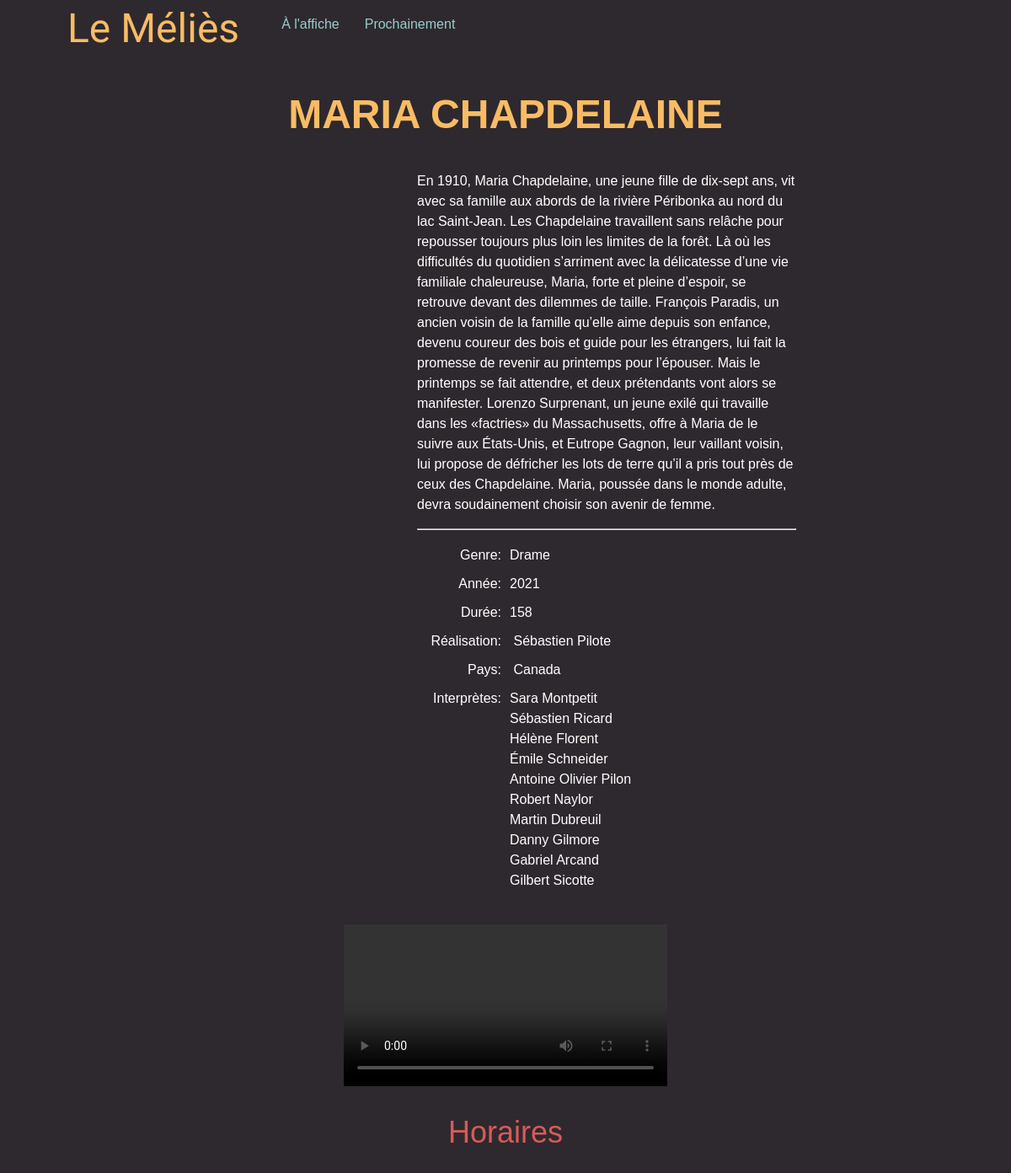
The app's page /film.php?film_id=1 with its own data.
### tables this page shows
CREATE TABLE `film` (
  `film_id` int(10) UNSIGNED NOT NULL,
  `film_titre` varchar(255) NOT NULL,
  `film_duree` smallint(5) UNSIGNED NOT NULL,
  `film_annee_sortie` smallint(5) UNSIGNED NOT NULL,
  `film_resume` text NOT NULL,
  `film_affiche` varchar(255) NOT NULL,
  `film_bande_annonce` varchar(255) NOT NULL DEFAULT '',
  `film_statut` tinyint(3) UNSIGNED NOT NULL DEFAULT 0,
  `film_genre_id` tinyint(3) UNSIGNED NOT NULL
);

CREATE TABLE `genre` (
  `genre_id` tinyint(3) UNSIGNED NOT NULL,
  `genre_nom` varchar(255) NOT NULL
);

CREATE TABLE `film_realisateur` (
  `f_r_film_id` int(10) UNSIGNED NOT NULL,
  `f_r_realisateur_id` int(10) UNSIGNED NOT NULL
);

CREATE TABLE `realisateur` (
  `realisateur_id` int(10) UNSIGNED NOT NULL,
  `realisateur_nom` varchar(255) NOT NULL,
  `realisateur_prenom` varchar(255) DEFAULT ''
);

CREATE TABLE `film_pays` (
  `f_p_film_id` int(10) UNSIGNED NOT NULL,
  `f_p_pays_id` int(10) UNSIGNED NOT NULL
);

CREATE TABLE `pays` (
  `pays_id` int(10) UNSIGNED NOT NULL,
  `pays_nom` varchar(255) NOT NULL
);

CREATE TABLE `film_acteur` (
  `f_a_film_id` int(10) UNSIGNED NOT NULL,
  `f_a_acteur_id` int(10) UNSIGNED NOT NULL,
  `f_a_priorite` tinyint(3) UNSIGNED NOT NULL DEFAULT 99
);

CREATE TABLE `acteur` (
  `acteur_id` int(10) UNSIGNED NOT NULL,
  `acteur_nom` varchar(255) NOT NULL,
  `acteur_prenom` varchar(255) NOT NULL
);

### lib/RequetesSQL.class.php (called while the page is built, shortened)
<?php
class RequetesSQL extends RequetesPDO {
  public function getFilm($film_id)
  {
    $this->sql = "
      SELECT f.*, g.*
      FROM film f
      JOIN genre g ON f.film_genre_id = g.genre_id
      JOIN film_pays fp ON fp.f_p_film_id = f.film_id
      JOIN pays p ON p.pays_id = fp.f_p_pays_id
        WHERE f.film_id = :film_id
    ";
    $this->params = ['film_id' => $film_id];
    return $this->getLignes();
  }
  public function getRealisateur($film_id)
  {
    $this->sql    = "
      SELECT * FROM realisateur
      JOIN film_realisateur on f_r_realisateur_id = realisateur_id
      JOIN film on f_r_film_id = film_id
      WHERE film_id = :film_id";
    $this->params = ['film_id' => $film_id];
    return $this->getLignes(self::UNE_SEULE_LIGNE);
  }
  public function getActeurs($film_id)
  {
    $this->sql    = "
      SELECT * FROM acteur
      JOIN film_acteur on acteur_id = f_a_acteur_id
      JOIN film on f_a_film_id = film_id
      WHERE film_id = :film_id";
    $this->params = ['film_id' => $film_id];
    return $this->getLignes();
  }
  public function getPays($film_id)
  {
    $this->sql    = "
      SELECT * FROM pays
      JOIN film_pays on pays_id = f_p_pays_id
      JOIN film on f_p_film_id = film_id
      WHERE film_id = :film_id";
    $this->params = ['film_id' => $film_id];
    return $this->getLignes();
  }
}

### lib/RequetesPDO.class.php (called while the page is built, shortened)
<?php
class RequetesPDO {
  protected $sql;
  protected $params;
  public function getLignes($uneSeuleLigne = false) {
    global $oPDO;
    $oPDOStatement = $oPDO->prepare($this->sql);
    foreach ($this->params as $marqueur => $valeur) {
      $oPDOStatement->bindParam(":$marqueur", $this->params[$marqueur]);
    }
    $oPDOStatement->execute();
    return $uneSeuleLigne ? $oPDOStatement->fetch(PDO::FETCH_ASSOC) : $oPDOStatement->fetchAll(PDO::FETCH_ASSOC);
  }
}

### film.php (the view, shortened to what this page needs)
<?php
try {
  $requetesSQL = new RequetesSQL();
  $film_id = $_GET['film_id'];
  $filmSQL = $requetesSQL->getFilm($film_id);
  $film = reset($filmSQL);
  $realisateur = $requetesSQL->getRealisateur($film_id);
  $acteurs = $requetesSQL->getActeurs($film_id);
  $pays = $requetesSQL->getPays($film_id);
} catch(Exception $e) {
  require 'templates/erreur.php';
  exit;
}
?>
<!DOCTYPE html>
<html lang="fr">
<head>
  <link rel="stylesheet" type="text/css" href="css/styles.css?v=1.1">
</head>
<body>
  <header>
    <div id="logo">Le Méliès</div>
    <nav>
      <ul>
        <li><a href="index.php">À l'affiche</a></li>
        <li><a href="prochainement.php">Prochainement</a></li>
      </ul>
    </nav>
  </header>
  <main>
  <section>
  <h1><?= $film['film_titre'] ?></h1>
  <div>
    <div class="info">
      <p><?= $film['film_resume']; ?></p>
      <hr>
      <ul>
        <li><span>Genre:</span><span><?= $film['genre_nom']; ?></span></li>
        <li><span>Année:</span><span><?= $film['film_annee_sortie']; ?></span></li>
        <li><span>Durée:</span><span><?= $film['film_duree']; ?></span></li>
        <li><span>Réalisation:</span>
          <span>
            <?= $realisateur['realisateur_prenom']; ?> <?= $realisateur['realisateur_nom']; ?>
          </span>
        </li>
        <li><span>Pays:</span>
        <?php foreach ($pays as $pays) : ?>
          <span>
          <?= $pays['pays_nom']; ?>
          </span>
        <?php endforeach; ?>
        </li>
        <li><span>Interprètes:</span><span>
          <?php foreach ($acteurs as $acteur) : ?>
          <?= $acteur['acteur_prenom']; ?> <?= $acteur['acteur_nom']; ?><br>
          <?php endforeach; ?>
            </span></li>
      </ul>
    </div>
    <div class="ba">
      <video src="<?= $film["film_bande_annonce"]; ?>" controls></video>
      <section>
        <h2>Horaires</h2>
      </section>
    </div>
  </div>
</section>
  </main>
</body>
</html>

### css/styles.css (style rules this page uses)
html, body, h1, h2, p, ul, li { padding: 0; margin: 0; font-size: 16px; }
body { width: 90%; min-width: 960px; margin: 0 auto; font-family: 'Trebuchet MS', sans-serif; background-color: #2E292E; color: #fff; }
a { text-decoration: none; }
ul { list-style: none; }
header { display: flex; }
#logo { padding: 0 20px; line-height: 68px; font-size: 48px; font-family: 'Sansita Swashed', cursive; color: #f9bc64; }
header ul { display: flex; }
header ul a { margin: 20px 0 0 30px; color: #98cece; display: inline-block; }
main > section > h1 { margin: 40px 0; text-align: center; font-size: 48px; color: #f9bc64; }
main > section > div { display: flex; flex-direction: row; flex-wrap: wrap; justify-content: center; align-items: flex-start; }
section > div > div { padding: 0 20px 40px 20px; }
div.info { width: 450px; }
div.info p { margin: 0 0 16px 0; line-height: 1.5; }
div.info li { line-height: 1.5; }
div.info li span { display: inline-block; padding-top: 10px; }
div.info li span:first-of-type { width: 100px; text-align: right; }
div.info li span:last-of-type { padding-left: 10px; vertical-align: top; }
div.ba { width: 384px; }
div.ba video { margin-bottom: 30px; width: 100%; }
div.ba h2 { margin-bottom: 20px; text-align: center; font-size: 36px; font-weight:normal; color: #d65b5a; }

### records on screen
film: film_titre "MARIA CHAPDELAINE", film_resume "En 1910, Maria Chapdelaine, une jeune fille de dix-sept ans, vit avec sa famille aux abords de la rivière Péribonka au nord du lac Saint-Jean. Les Chapdelaine travaillent sans relâche pour repousser toujours plus loin les limites de la forêt. Là où les difficultés du quotidien s’arriment avec la délicatesse d’une vie familiale chaleureuse, Maria, forte et pleine d’espoir, se retrouve devant des dilemmes de taille. François Paradis, un ancien voisin de la famille qu’elle aime depuis son enfance, devenu coureur des bois et guide pour les étrangers, lui fait la promesse de revenir au printemps pour l’épouser. Mais le printemps se fait attendre, et deux prétendants vont alors se manifester.…", film_genre.genre_nom "Drame", film_annee_sortie "2021", film_duree "158"
film_realisateur: f_r_realisateur.realisateur_prenom "Sébastien", f_r_realisateur.realisateur_nom "Pilote"
film_pays: f_p_pays.pays_nom "Canada"
film_acteur: f_a_acteur.acteur_prenom "Sara", f_a_acteur.acteur_nom "Montpetit"
film_acteur: f_a_acteur.acteur_prenom "Sébastien", f_a_acteur.acteur_nom "Ricard"
film_acteur: f_a_acteur.acteur_prenom "Hélène", f_a_acteur.acteur_nom "Florent"
film_acteur: f_a_acteur.acteur_prenom "Émile", f_a_acteur.acteur_nom "Schneider"
film_acteur: f_a_acteur.acteur_prenom "Antoine Olivier", f_a_acteur.acteur_nom "Pilon"
film_acteur: f_a_acteur.acteur_prenom "Robert", f_a_acteur.acteur_nom "Naylor"
film_acteur: f_a_acteur.acteur_prenom "Martin", f_a_acteur.acteur_nom "Dubreuil"
film_acteur: f_a_acteur.acteur_prenom "Danny", f_a_acteur.acteur_nom "Gilmore"
film_acteur: f_a_acteur.acteur_prenom "Gabriel", f_a_acteur.acteur_nom "Arcand"
film_acteur: f_a_acteur.acteur_prenom "Gilbert", f_a_acteur.acteur_nom "Sicotte"
